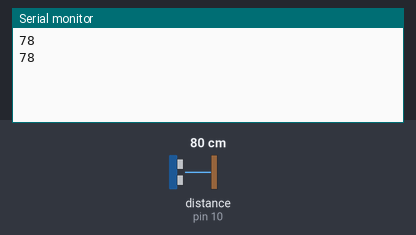
Bench run of a sketch on a simulated Arduino Uno, built with avr-gcc and run on an emulated ATmega328P. Parts: the last lines printed to the serial monitor. Wiring (inferred from the names in the program): ultrasonic range finder: trigger pin 9; echo pin 10. The inputs (shaded band) are chosen by the test bench; at power-on: distance to the obstacle (sensor on pin 10) 80 cm. The echo pulse lasts 58.3 µs per cm.

Above: at 1.8 s.
1.9 s: distance to the obstacle (sensor on pin 10) set to 2 cm
At 2.8 s:
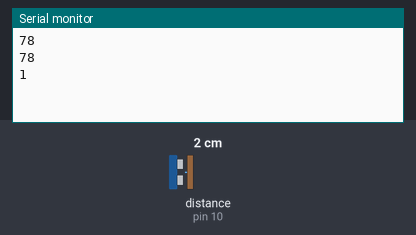
3.4 s: distance to the obstacle (sensor on pin 10) set to 4 cm
At 4.8 s:
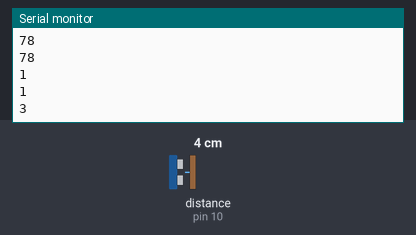
Timing chart, 0 to 6.4 s (numbered marks = the images above; inputs shaded):
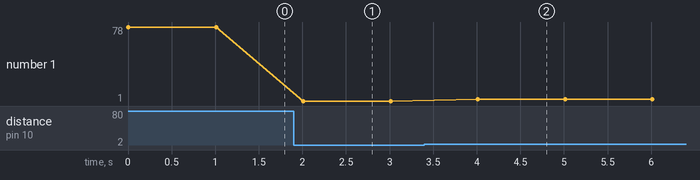

The sketch:

sketch_nov8a.ino
```cpp
const int trigPin = 9;
const int echoPin = 10;

void setup() {
    Serial.begin(9600); // Initialize serial communication at 9600 baud
    pinMode(trigPin, OUTPUT);
    pinMode(echoPin, INPUT);
}

void loop() {
    long duration;
    int distance;

    // Send a pulse to trigger the ultrasonic sensor
    digitalWrite(trigPin, LOW);
    delayMicroseconds(2);
    digitalWrite(trigPin, HIGH);
    delayMicroseconds(10);
    digitalWrite(trigPin, LOW);

    // Read the echo time
    duration = pulseIn(echoPin, HIGH);

    // Calculate the distance (in cm)
    distance = duration * 0.034 / 2;

    // Print the distance to the serial monitor
    Serial.println(distance);

    delay(1000); // Wait for a second before taking another reading
}
```

Measured:
- after the input at 1.9 s, the serial monitor: prints a new line after 0.11 s (image 1)
- after the input at 3.4 s, the serial monitor: prints a new line after 0.61 s (image 2)
- plotted number 1: 78 → 1 after the input at 1.9 s, 1 → 3 after the input at 3.4 s
